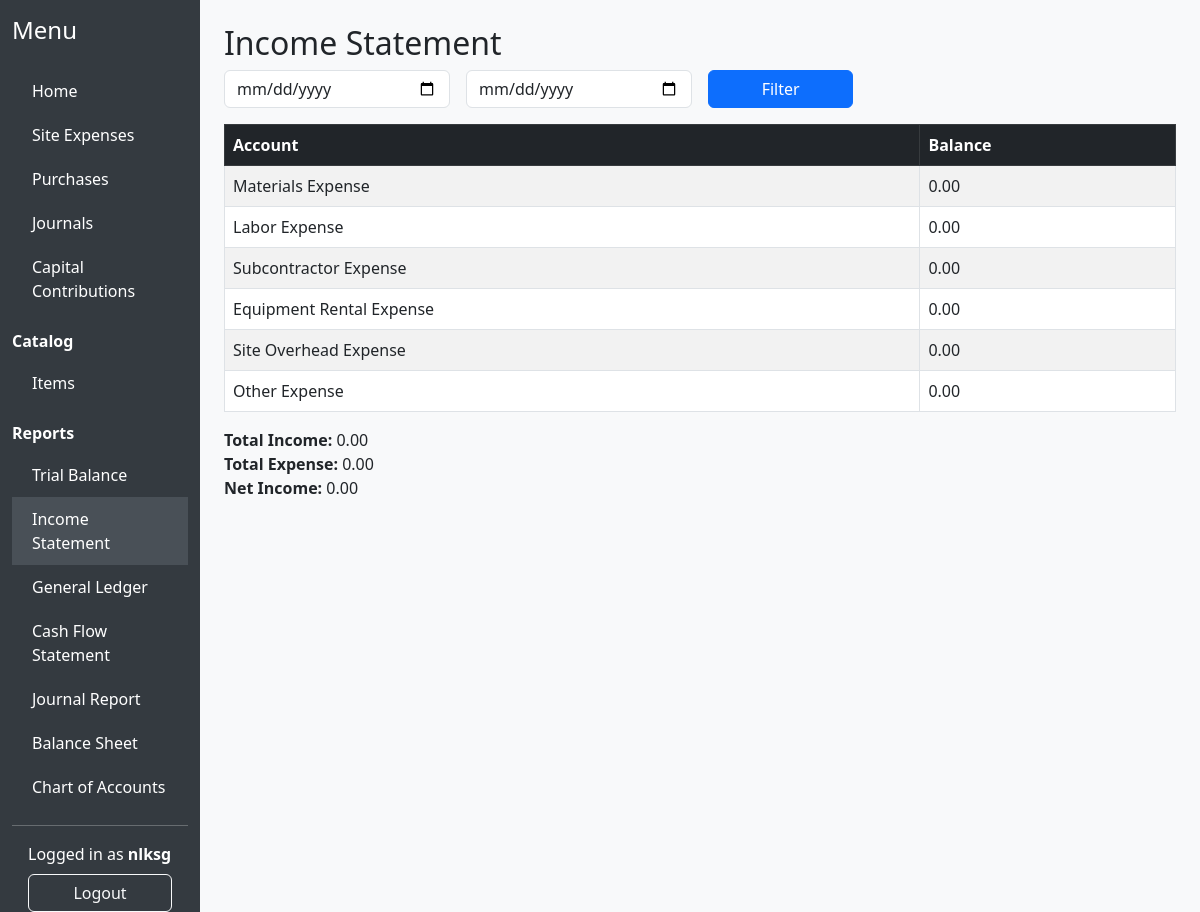
The app's page /accounting/reports/income-statement/ (signed in) with its own data.
### accounting/models.py (models this page shows, shortened)
class Account(models.Model):
    ACCOUNT_TYPES = [
        ('asset', 'Asset'),
        ('liability', 'Liability'),
        ('equity', 'Equity'),
        ('income', 'Income'),
        ('expense', 'Expense'),
    ]
    name = models.CharField(max_length=100)
    type = models.CharField(max_length=10, choices=ACCOUNT_TYPES)
    account_code = models.CharField(max_length=20, unique=True)
    parent = models.ForeignKey('self', null=True, blank=True, on_delete=models.SET_NULL, related_name='children')
    active = models.BooleanField(default=True)

### accounting/views_reports.py (the view)
# urls.py: path('reports/income-statement/', views_reports.income_statement, name='income_statement'),
@login_required
def income_statement(request):
    accounts = Account.objects.filter(type__in=['income', 'expense'], active=True).order_by('account_code')
    period_start = request.GET.get('start', '')
    period_end = request.GET.get('end', '')
    entries = JournalEntry.objects.filter(account__in=accounts, journal__posted=True, journal__approved=True)
    if period_start:
        entries = entries.filter(journal__date__gte=period_start)
    if period_end:
        entries = entries.filter(journal__date__lte=period_end)
    income = 0
    expense = 0
    rows = []
    for account in accounts:
        acc_entries = entries.filter(account=account)
        debit = acc_entries.aggregate(Sum('debit'))['debit__sum'] or 0
        credit = acc_entries.aggregate(Sum('credit'))['credit__sum'] or 0
        balance = credit - debit if account.type == 'income' else debit - credit
        rows.append({'account': account, 'balance': balance})
        if account.type == 'income':
            income += balance
        else:
            expense += balance
    net_income = income - expense
    return render(request, 'accounting/income_statement.html', {'rows': rows, 'income': income, 'expense': expense, 'net_income': net_income, 'period_start': period_start, 'period_end': period_end})

### accounting/templatetags/accounting_extras.py (called while the page is built)
@register.filter
def startswith(text, starts):
    if isinstance(text, str):
        return text.startswith(starts)
    return False

@register.filter(name='is_accountant_or_admin')
def is_accountant_or_admin(user):
    return user.groups.filter(name__in=['Accountant', 'Admin']).exists()

### accounting/templates/accounting/income_statement.html (shortened to what this page needs)
{% extends 'accounting/base.html' %}
{% block content %}
<h2>Income Statement</h2>
<form method="get" class="row g-3 mb-3">
    <div class="col-md-3"><input type="date" name="start" value="{{ period_start }}" class="form-control" placeholder="Start date"></div>
    <div class="col-md-3"><input type="date" name="end" value="{{ period_end }}" class="form-control" placeholder="End date"></div>
    <div class="col-md-2"><button type="submit" class="btn btn-primary w-100">Filter</button></div>
</form>
<table class="table table-bordered table-striped">
    <thead class="table-dark"><tr><th>Account</th><th>Balance</th></tr></thead>
    <tbody>
        {% for row in rows %}
        <tr><td>{{ row.account.name }}</td><td>{{ row.balance|floatformat:2 }}</td></tr>
        {% endfor %}
    </tbody>
</table>
<div class="mt-3">
    <strong>Total Income:</strong> {{ income|floatformat:2 }}<br>
    <strong>Total Expense:</strong> {{ expense|floatformat:2 }}<br>
    <strong>Net Income:</strong> {{ net_income|floatformat:2 }}
</div>
{% endblock %}

### accounting/templates/accounting/base.html (shortened to what this page needs)
{% load static %}
{% load accounting_extras %}
<!DOCTYPE html>
<html lang="en">
<head>
    <link href="https://cdn.jsdelivr.net/npm/bootstrap@5.3.0/dist/css/bootstrap.min.css" rel="stylesheet">
</head>
<body>
<div class="container-fluid">
    <div class="row">
        <nav class="col-md-2 d-none d-md-block sidebar">
            <div class="position-sticky">
                <h4 class="mt-3 mb-4">Menu</h4>
                <a href="{% url 'accounting:index' %}" class="{% if request.resolver_match.url_name == 'index' %}active{% endif %}">Home</a>
                <a href="/siteexpense/" class="{% if request.path|startswith:"/siteexpense" %}active{% endif %}">Site Expenses</a>
                {% if user|is_accountant_or_admin %}
                <a href="/purchases/" class="{% if request.path|startswith:"/purchases" %}active{% endif %}">Purchases</a>
                <a href="{% url 'accounting:journal_list' %}" class="{% if request.resolver_match.url_name == 'journal_list' %}active{% endif %}">Journals</a>
                <a href="{% url 'accounting:capital_contribution_list' %}" class="{% if request.resolver_match.url_name == 'capital_contribution_list' %}active{% endif %}">Capital Contributions</a>
                <div class="mb-2 mt-3"><strong>Catalog</strong></div>
                <a href="{% url 'purchase:item_list' %}" class="{% if request.path|startswith:"/items" %}active{% endif %}">Items</a>
                <div class="mb-2 mt-3"><strong>Reports</strong></div>
                <a href="{% url 'accounting:trial_balance' %}" class="{% if request.resolver_match.url_name == 'trial_balance' %}active{% endif %}">Trial Balance</a>
                <a href="{% url 'accounting:income_statement' %}" class="{% if request.resolver_match.url_name == 'income_statement' %}active{% endif %}">Income Statement</a>
                <a href="{% url 'accounting:general_ledger' %}" class="{% if request.resolver_match.url_name == 'general_ledger' %}active{% endif %}">General Ledger</a>
                <a href="{% url 'accounting:cash_flow' %}" class="{% if request.resolver_match.url_name == 'cash_flow' %}active{% endif %}">Cash Flow Statement</a>
                <a href="{% url 'accounting:journal_report' %}" class="{% if request.resolver_match.url_name == 'journal_report' %}active{% endif %}">Journal Report</a>
                <a href="{% url 'accounting:balance_sheet' %}" class="{% if request.resolver_match.url_name == 'balance_sheet' %}active{% endif %}">Balance Sheet</a>
                <a href="{% url 'accounting:account_list' %}" class="{% if request.resolver_match.url_name == 'account_list' %}active{% endif %}">Chart of Accounts</a>
                {% endif %}
                <hr>
                {% if request.user.is_authenticated %}
                    <span class="d-block px-3 mb-2">Logged in as <strong>{{ request.user.username }}</strong></span>
                    <form action="{% url 'logout' %}" method="post" class="d-grid px-3">
                        <button type="submit" class="btn btn-outline-light">Logout</button>
                    </form>
                {% else %}
                    <a href="{% url 'login' %}" class="btn btn-outline-light w-100 mb-2">Login</a>
                {% endif %}
            </div>
        </nav>
        <main class="col-md-9 ms-sm-auto col-lg-10 px-md-4 py-4">
            {% block content %}{% endblock %}
        </main>
    </div>
</div>
</body>
</html>

### accounting/templates/accounting/base.html (style rules this page uses)
body { background: #f8f9fa; }
.sidebar { min-height: 100vh; background: #343a40; color: #fff; }
.sidebar a { color: #fff; text-decoration: none; display: block; padding: 10px 20px; }
.sidebar a.active, .sidebar a:hover { background: #495057; }

### records on screen
Account: account.name "Materials Expense", balance "0.00"
Account: account.name "Labor Expense", balance "0.00"
Account: account.name "Subcontractor Expense", balance "0.00"
Account: account.name "Equipment Rental Expense", balance "0.00"
Account: account.name "Site Overhead Expense", balance "0.00"
Account: account.name "Other Expense", balance "0.00"

### other values on screen
{{ request.user.username }} "nlksg"
{{ income|floatformat:2 }} "0.00"
{{ expense|floatformat:2 }} "0.00"
{{ net_income|floatformat:2 }} "0.00"
